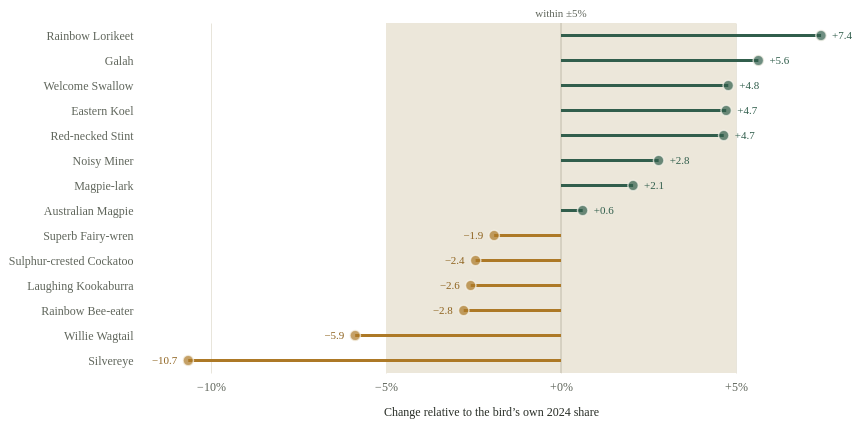

Express this chart as Vega-Lite.
### Vega-Lite specification from a JSON file in a GitHub repository (floating-point values rounded to 4 significant figures)
{"$schema": "https://vega.github.io/schema/vega-lite/v5.json", "width": 700, "height": 350, "padding": 8, "config": {"background": "transparent", "font": "Bricolage Grotesque", "view": {"stroke": null}, "axis": {"labelFont": "Bricolage Grotesque", "titleFont": "Bricolage Grotesque", "labelFontSize": 12, "titleFontSize": 12, "titleFontWeight": 500, "labelColor": "#60665c", "titleColor": "#292e27", "domain": false, "ticks": false, "gridColor": "#e0dccf", "gridOpacity": 0.75, "labelPadding": 8, "titlePadding": 14}, "legend": {"labelFont": "Bricolage Grotesque", "titleFont": "Bricolage Grotesque", "labelFontSize": 11, "titleFontSize": 11, "titleFontWeight": 500, "labelColor": "#60665c", "titleColor": "#292e27", "gradientThickness": 9, "gradientLength": 130, "padding": 8}, "title": {"font": "Bricolage Grotesque", "color": "#292e27", "fontSize": 15, "fontWeight": 500, "anchor": "start"}}, "description": "Percentage change in each featured bird’s share of all iNaturalist Australian bird records between 2024 and 2025. Every featured bird with at least 500 records in 2024 is shown. Platform-specific record share is not population change.", "data": {"values": [{"scientific": "Trichoglossus moluccanus", "name": "Rainbow Lorikeet", "count2024": 4629, "count2025": 6856, "rate2024": 149.2, "rate2025": 160.3, "difference": 11.08, "pct": 7.43}, {"scientific": "Eolophus roseicapilla", "name": "Galah", "count2024": 3689, "count2025": 5373, "rate2024": 118.9, "rate2025": 125.6, "difference": 6.709, "pct": 5.64}, {"scientific": "Hirundo neoxena", "name": "Welcome Swallow", "count2024": 2447, "count2025": 3535, "rate2024": 78.89, "rate2025": 82.66, "difference": 3.771, "pct": 4.78}, {"scientific": "Eudynamys orientalis", "name": "Eastern Koel", "count2024": 516, "count2025": 745, "rate2024": 16.64, "rate2025": 17.42, "difference": 0.7852, "pct": 4.72}, {"scientific": "Calidris ruficollis", "name": "Red-necked Stint", "count2024": 569, "count2025": 821, "rate2024": 18.34, "rate2025": 19.2, "difference": 0.8537, "pct": 4.65}, {"scientific": "Manorina melanocephala", "name": "Noisy Miner", "count2024": 4077, "count2025": 5778, "rate2024": 131.4, "rate2025": 135.1, "difference": 3.67, "pct": 2.79}, {"scientific": "Grallina cyanoleuca", "name": "Magpie-lark", "count2024": 3706, "count2025": 5215, "rate2024": 119.5, "rate2025": 121.9, "difference": 2.466, "pct": 2.06}, {"scientific": "Gymnorhina tibicen", "name": "Australian Magpie", "count2024": 7507, "count2025": 10414, "rate2024": 242.0, "rate2025": 243.5, "difference": 1.495, "pct": 0.62}, {"scientific": "Malurus cyaneus", "name": "Superb Fairy-wren", "count2024": 5588, "count2025": 7557, "rate2024": 180.1, "rate2025": 176.7, "difference": -3.444, "pct": -1.91}, {"scientific": "Cacatua galerita", "name": "Sulphur-crested Cockatoo", "count2024": 3814, "count2025": 5130, "rate2024": 123.0, "rate2025": 120.0, "difference": -3.003, "pct": -2.44}, {"scientific": "Dacelo novaeguineae", "name": "Laughing Kookaburra", "count2024": 6155, "count2025": 8267, "rate2024": 198.4, "rate2025": 193.3, "difference": -5.121, "pct": -2.58}, {"scientific": "Merops ornatus", "name": "Rainbow Bee-eater", "count2024": 1281, "count2025": 1717, "rate2024": 41.3, "rate2025": 40.15, "difference": -1.149, "pct": -2.78}, {"scientific": "Rhipidura leucophrys", "name": "Willie Wagtail", "count2024": 3595, "count2025": 4665, "rate2024": 115.9, "rate2025": 109.1, "difference": -6.816, "pct": -5.88}, {"scientific": "Zosterops lateralis", "name": "Silvereye", "count2024": 1820, "count2025": 2242, "rate2024": 58.67, "rate2025": 52.42, "difference": -6.25, "pct": -10.65}]}, "layer": [{"data": {"values": [{"a": -5, "b": 5}]}, "mark": {"type": "rect", "color": "#ece7da"}, "encoding": {"x": {"field": "a", "type": "quantitative"}, "x2": {"field": "b"}}}, {"data": {"values": [{"a": 0}]}, "mark": {"type": "text", "text": "within ±5%", "baseline": "bottom", "dy": -4, "fontSize": 11, "color": "#60665c", "y": 0}, "encoding": {"x": {"field": "a", "type": "quantitative"}}}, {"mark": {"type": "rule", "color": "#d5d0c1", "strokeWidth": 1.2}, "encoding": {"x": {"datum": 0}}}, {"mark": {"type": "rule", "strokeWidth": 3}, "encoding": {"y": {"field": "name", "type": "ordinal", "sort": {"field": "pct", "order": "descending"}, "axis": {"title": null, "labelLimit": 190, "labelFontSize": 12}}, "x": {"field": "pct", "type": "quantitative", "scale": {"zero": true, "nice": true}, "axis": {"title": "Change relative to the bird’s own 2024 share", "titleLimit": 400, "tickCount": 5, "labelExpr": "format(datum.value,'+.0f')+'%'"}}, "x2": {"datum": 0}, "color": {"condition": {"test": "datum.pct>=0", "value": "#315e4c"}, "value": "#ad7926"}}}, {"mark": {"type": "point", "filled": true, "size": 110, "stroke": "#f8f5ec", "strokeWidth": 1.5}, "encoding": {"y": {"field": "name", "type": "ordinal", "sort": {"field": "pct", "order": "descending"}, "axis": {"title": null, "labelLimit": 190, "labelFontSize": 12}}, "x": {"field": "pct", "type": "quantitative", "scale": {"zero": true, "nice": true}, "axis": {"title": "Change relative to the bird’s own 2024 share", "titleLimit": 400, "tickCount": 5, "labelExpr": "format(datum.value,'+.0f')+'%'"}}, "color": {"condition": {"test": "datum.pct>=0", "value": "#315e4c"}, "value": "#ad7926"}, "tooltip": [{"field": "name", "title": "Bird"}, {"field": "pct", "title": "Change in share", "format": "+.1f"}, {"field": "rate2024", "title": "2024 per 10,000", "format": ".1f"}, {"field": "rate2025", "title": "2025 per 10,000", "format": ".1f"}, {"field": "count2024", "title": "2024 records", "format": ","}, {"field": "count2025", "title": "2025 records", "format": ","}]}}, {"transform": [{"filter": "datum.pct>=0"}], "mark": {"type": "text", "dx": 11, "align": "left", "fontSize": 11, "fontWeight": 500}, "encoding": {"y": {"field": "name", "type": "ordinal", "sort": {"field": "pct", "order": "descending"}, "axis": {"title": null, "labelLimit": 190, "labelFontSize": 12}}, "x": {"field": "pct", "type": "quantitative", "scale": {"zero": true, "nice": true}, "axis": {"title": "Change relative to the bird’s own 2024 share", "titleLimit": 400, "tickCount": 5, "labelExpr": "format(datum.value,'+.0f')+'%'"}}, "text": {"field": "pct", "type": "quantitative", "format": "+.1f"}, "color": {"condition": {"test": "datum.pct>=0", "value": "#315e4c"}, "value": "#8f6420"}}}, {"transform": [{"filter": "datum.pct<0"}], "mark": {"type": "text", "dx": -11, "align": "right", "fontSize": 11, "fontWeight": 500}, "encoding": {"y": {"field": "name", "type": "ordinal", "sort": {"field": "pct", "order": "descending"}, "axis": {"title": null, "labelLimit": 190, "labelFontSize": 12}}, "x": {"field": "pct", "type": "quantitative", "scale": {"zero": true, "nice": true}, "axis": {"title": "Change relative to the bird’s own 2024 share", "titleLimit": 400, "tickCount": 5, "labelExpr": "format(datum.value,'+.0f')+'%'"}}, "text": {"field": "pct", "type": "quantitative", "format": "+.1f"}, "color": {"condition": {"test": "datum.pct>=0", "value": "#315e4c"}, "value": "#8f6420"}}}]}
